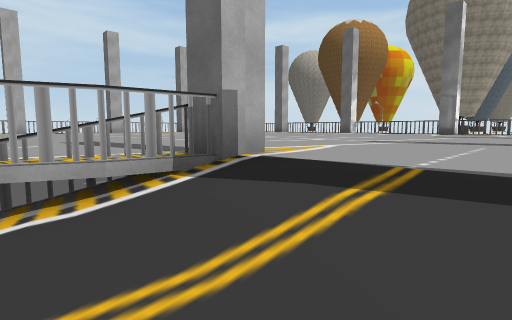
View 1 (above)

20 first-person views from a walk through a Unity game level. The camera is 1.2 m above the floor, tilts 6° down and sees 80° across. The floor is counted in squares, 2 m on a side. Each view is taken from the middle of a square. On the plan, view 1 faces up. The plan holds only what a view shows up to about 9 squares ahead; the rest is blank. The place goes on beyond the plan. The player character is not drawn. Some surface patterns are stand-ins.

View 2
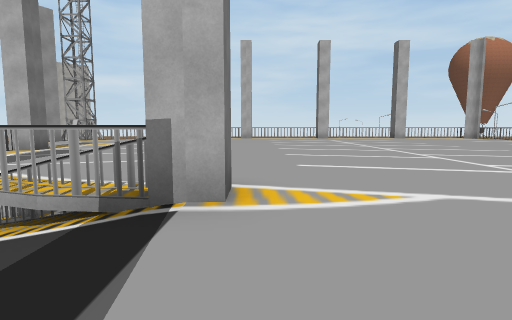

View 3
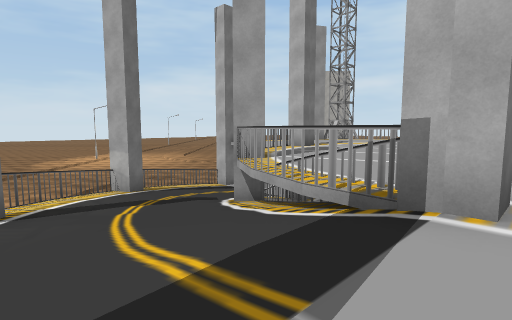

View 4
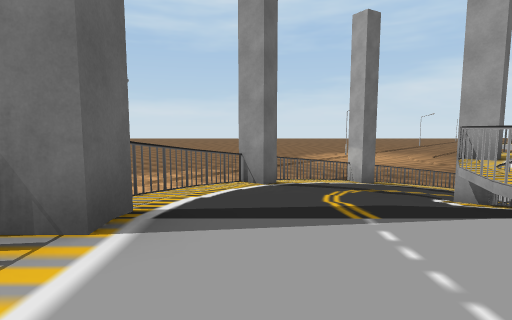

View 5
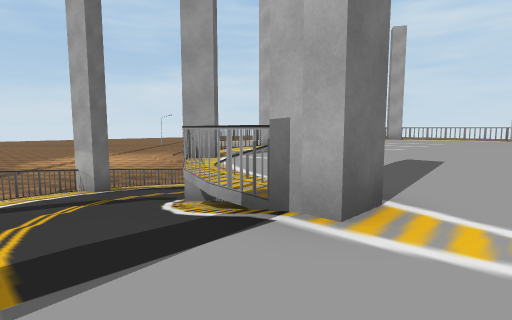

View 6
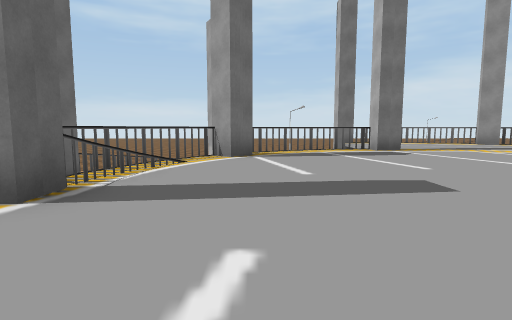

View 7
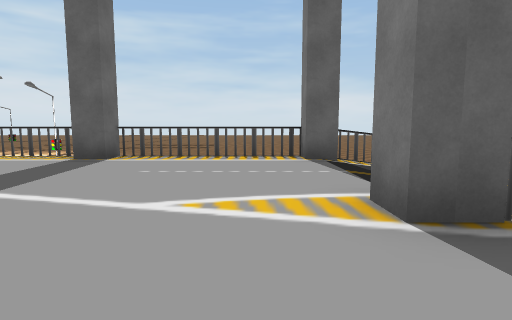

View 8
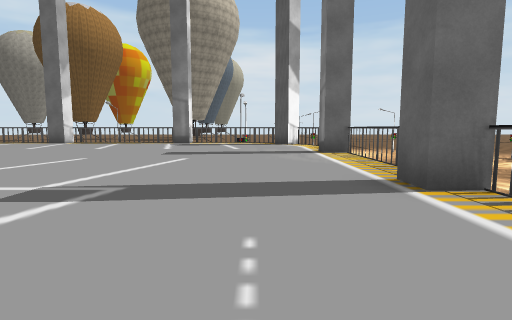

View 9
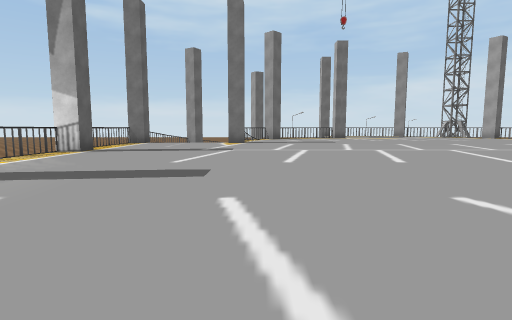

View 10
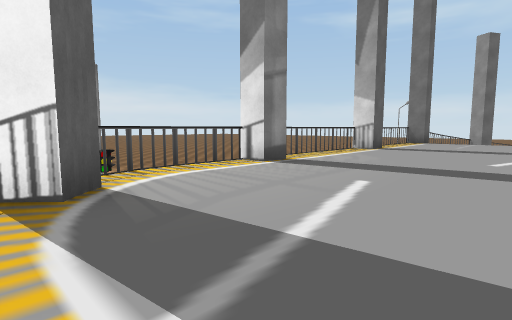

View 11
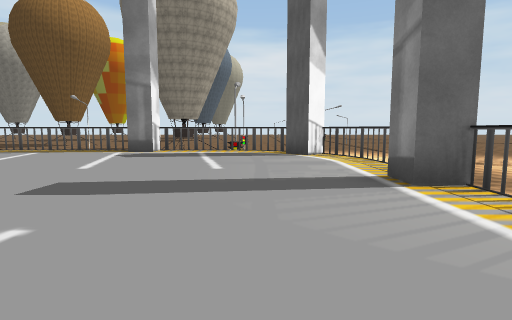

View 12
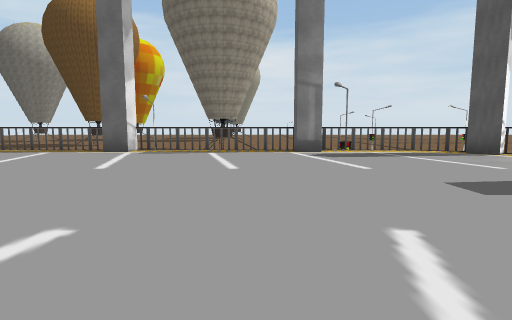

View 13
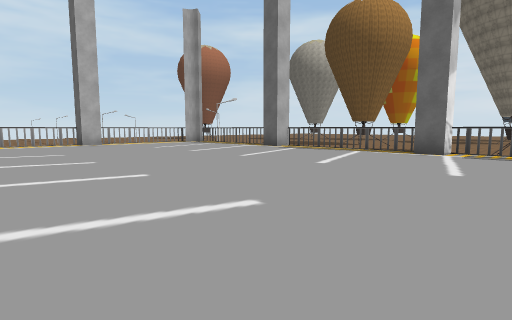

View 14
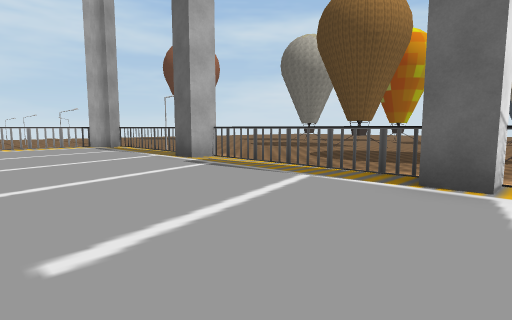

View 15
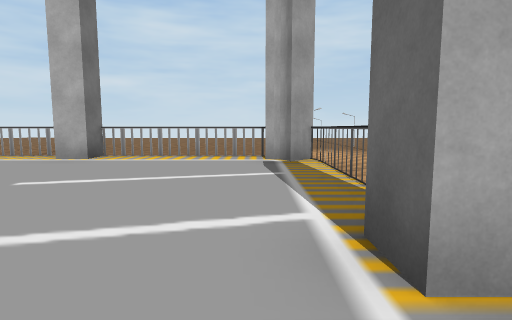

View 16
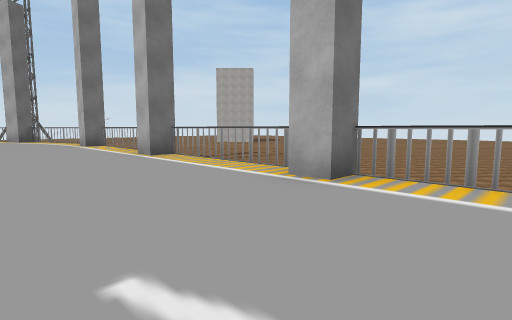

View 17
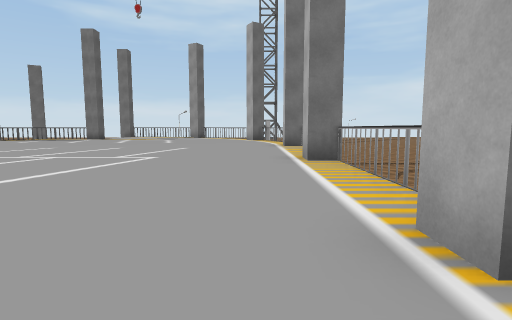

View 18
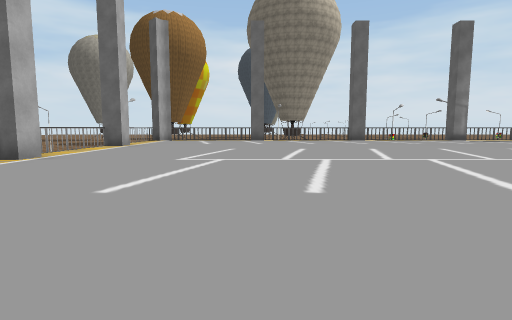

View 19
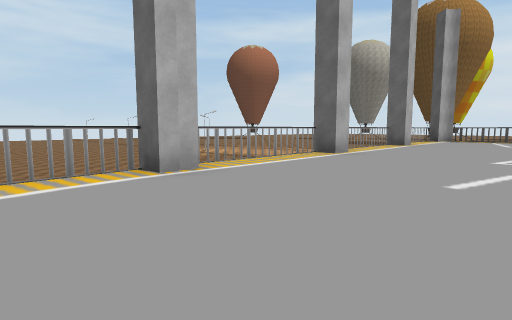

View 20
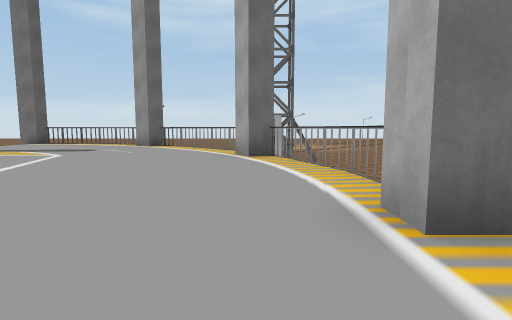

### Floor plan
Key: @ floor where view 1 was taken; # wall or solid block; . main floor; - floor 0.25 m lower than the main floor; / step, stairs or slope; = window, fence, low wall or low ledge; v drop or lower ground.
Columns run from 15 left of view 1 to 11 right of it. Each row starts with its distance up from view 1.
 24             v#=
 23            v=..=
 22           v=....=
 21          v#......=
 20         v=........=
 19        v=..........=
 18       v#............=
 17      v=.............#=
 16     v=................=
 15     =..................=
 14    =....................=
 13   =......................=
 12  =........................=
 11  =........................=
 10  #........................#
  9 =.....  ..................=
  8 =.....  .................=v
  7   ....  ................#v
  6    ....................=v
  5     ..................=v
  4      .........##.....#v
  3       /=......=/....=v
  2         ///=/==/-..=v
  1         /////////-=v
  0         ///////@/=
 -1         ////////=
 -2         #////#v=
 -3          ====

Positions as (right, up) in squares from view 1, and headings:
1: (0, 0), facing up
2: (2, 2), facing up-left
3: (2, 2), facing left
4: (3, 3), facing down-left
5: (2, 3), facing left
6: (0, 7), facing down-left
7: (-1, 6), facing down-right
8: (2, 3), facing up-right
9: (8, 13), facing down-left
10: (9, 13), facing down
11: (5, 6), facing up-right
12: (2, 9), facing up-right
13: (1, 10), facing up
14: (3, 14), facing up
15: (2, 19), facing up-left
16: (-1, 20), facing left
17: (-3, 21), facing down-left
18: (-9, 10), facing up-right
19: (-10, 10), facing up
20: (-9, 15), facing down-left
